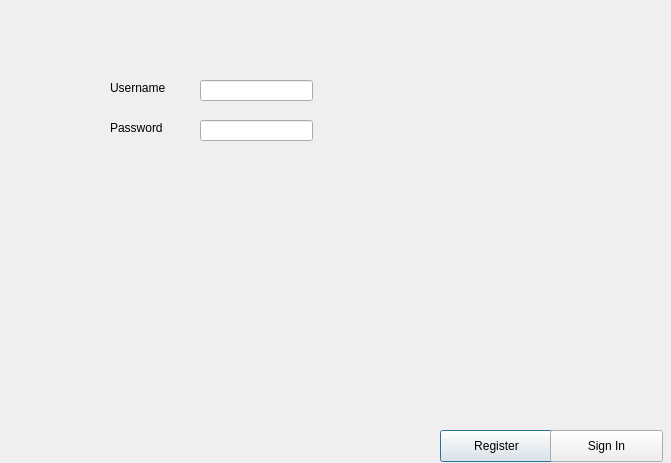
<?xml version="1.0" encoding="UTF-8"?>
<ui version="4.0">
 <class>Dialog</class>
 <widget class="QDialog" name="Dialog">
  <property name="geometry">
   <rect>
    <x>0</x>
    <y>0</y>
    <width>671</width>
    <height>463</height>
   </rect>
  </property>
  <property name="windowTitle">
   <string>Dialog</string>
  </property>
  <widget class="QPushButton" name="register_btn">
   <property name="geometry">
    <rect>
     <x>440</x>
     <y>430</y>
     <width>113</width>
     <height>32</height>
    </rect>
   </property>
   <property name="text">
    <string>Register</string>
   </property>
  </widget>
  <widget class="QPushButton" name="sign_in_btn">
   <property name="geometry">
    <rect>
     <x>550</x>
     <y>430</y>
     <width>113</width>
     <height>32</height>
    </rect>
   </property>
   <property name="text">
    <string>Sign In</string>
   </property>
  </widget>
  <widget class="QLineEdit" name="password_line_edit">
   <property name="geometry">
    <rect>
     <x>200</x>
     <y>120</y>
     <width>113</width>
     <height>21</height>
    </rect>
   </property>
  </widget>
  <widget class="QLineEdit" name="username_line_edit">
   <property name="geometry">
    <rect>
     <x>200</x>
     <y>80</y>
     <width>113</width>
     <height>21</height>
    </rect>
   </property>
  </widget>
  <widget class="QLabel" name="password_lbl">
   <property name="geometry">
    <rect>
     <x>110</x>
     <y>120</y>
     <width>61</width>
     <height>16</height>
    </rect>
   </property>
   <property name="text">
    <string>Password</string>
   </property>
  </widget>
  <widget class="QLabel" name="username_lbl">
   <property name="geometry">
    <rect>
     <x>110</x>
     <y>80</y>
     <width>71</width>
     <height>16</height>
    </rect>
   </property>
   <property name="text">
    <string>Username</string>
   </property>
  </widget>
 </widget>
 <layoutdefault spacing="6" margin="11"/>
 <resources/>
 <connections/>
</ui>
